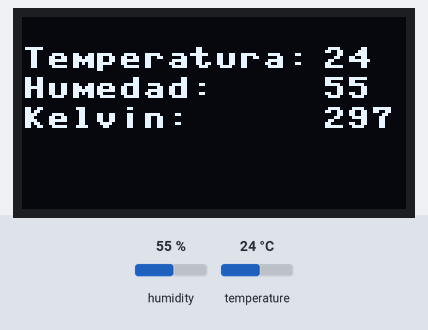
The program below on a simulated ESP32 board running MicroPython. Shown: 128×64 one-colour display. The inputs (shaded band) are chosen by the test bench; at power-on: humidity 55 %, temperature 24 °C. Files the program writes start out absent; web requests get an empty 200 reply after 0.4 s; the clock reads 2024-03-15 10:24:30 at power-on unless the program sets it; library files of the repository ran but are not shown: ssd1306.py; what the program prints to the serial console is not drawn.

Above: at 6.2 s.
6.3 s: humidity set to 22 %
At 9.1 s:
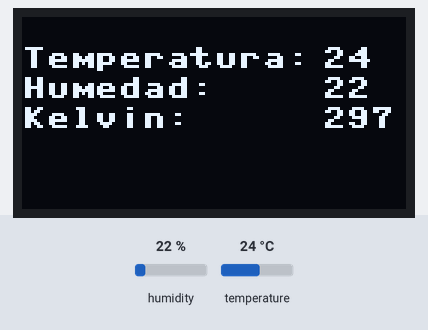
10.1 s: temperature set to 12 °C
At 12.3 s:
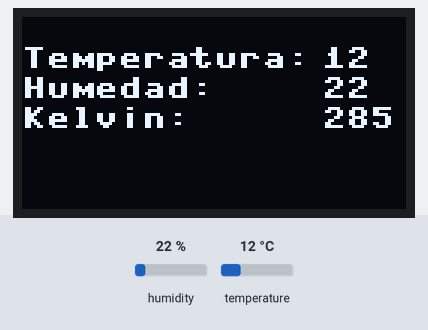
13.9 s: humidity set to 40 %
At 17.4 s:
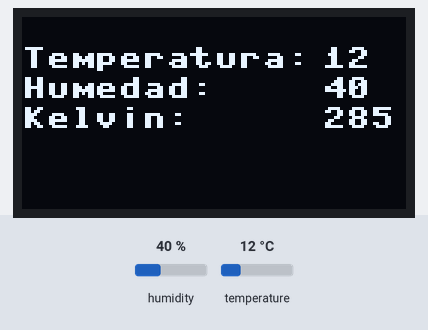
17.9 s: temperature set to 19 °C
At 19.4 s:
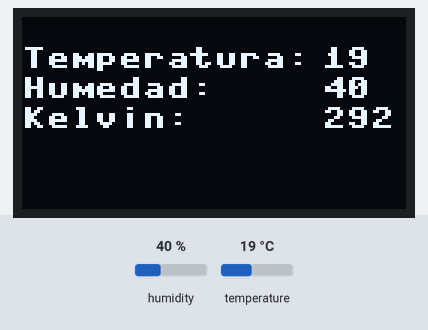
Timing chart, 0 to 20.9 s (numbered marks = the images above; inputs shaded):
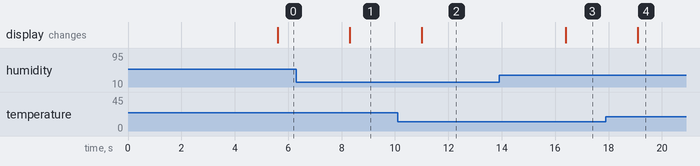

The program:

completodth11_oled_drive.py
```python
from machine import Pin, I2C
from ssd1306 import SSD1306_I2C
from dht import DHT11
from utime import sleep
import network, time, urequests


sensorDHT = DHT11(Pin(15))
file = open("otro.csv", "w")

ancho = 128
alto = 64
nombre = "hugo_pena"

i2c = I2C(0, scl=Pin(22), sda=Pin(21))
oled = SSD1306_I2C(ancho, alto, i2c)

print(i2c.scan())

oled.text('Welcome to the', 0, 0)
oled.text('Areandina', 0, 10)
oled.text('Control de Temperatura', 0, 20)
oled.show()
sleep(2)


def conectaWifi(red, password):
     global miRed
     miRed = network.WLAN(network.STA_IF)
     if not miRed.isconnected():              #Si no está conectado…
          miRed.active(True)                   #activa la interface
          miRed.connect('FAMILIA PENA', 'Hupe6493$')         #Intenta conectar con la red
          print('Conectando a la red', red +"…")
          timeout = time.time ()
          while not miRed.isconnected():           #Mientras no se conecte..
              if (time.ticks_diff (time.time (), timeout) > 10):
                  return False
     return True


sensorDHT = DHT11 (Pin(15))

if conectaWifi("FAMILIA PENA", "Hupe6493$"):


    print("Conexión exitosa!")
    print('Datos de la red (IP/netmask/gw/DNS):', miRed.ifconfig())

    url = "https://maker.ifttt.com/trigger/sensor_dth/with/key/1pLxYy7JQFxTRYOLtH2_O?"


    while True:

        sleep(2)
        sensorDHT.measure()
        temp = sensorDHT.temperature()
        hum = sensorDHT.humidity()
        kelvin = temp + 273
        file.write(str("T={:02d} ºC, H={:02d} %  K= {:02d} k   ".format(temp, hum, kelvin) ))
        file.flush()
        oled.fill(0)
        oled.text("Temperatura:",0,10)
        oled.text(str(temp),100,10)
        oled.text("Humedad:",0,20)
        oled.text(str(hum),100,20)
        oled.text("Kelvin:",0,30)
        oled.text(str(kelvin),100,30)
        oled.show()

        print("T={:02d} ºC, H={:02d} %  K= {:02d} k".format(temp, hum, kelvin))
        sleep(0.25)

        respuesta = urequests.get(url+"&value1="+str(temp)+"&value2="+str(hum) + "&value3="+ str(nombre) )
        print(respuesta.text)
        print (respuesta.status_code)
        respuesta.close ()


else:
       print ("Imposible conectar")
       miRed.active (False)

        
```

Measured:
- after the input at 6.3 s, the display: changes after 2.0 s (image 1)
- after the input at 10.1 s, the display: changes after 0.91 s (image 2)
- after the input at 13.9 s, the display: changes after 2.5 s (image 3)
- after the input at 17.9 s, the display: changes after 1.2 s (image 4)
